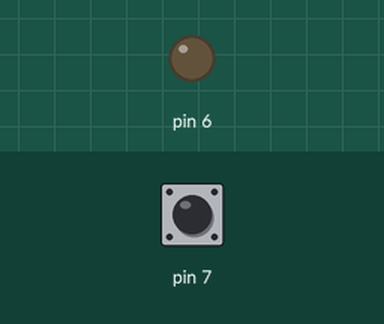
Bench run of a sketch on a simulated Arduino Uno, built with avr-gcc and run on an emulated ATmega328P. On the bench: output pins drawn as LEDs (lit = HIGH). Dashed ring = blinking. The test bench sets the inputs (shaded band); at power-on: pin 7 HIGH.

Above: at 0.9 s.
1.0 s: pin 7 pulsed LOW 5 times (0.12 s each, 0.3 s apart)
At 1.45 s:
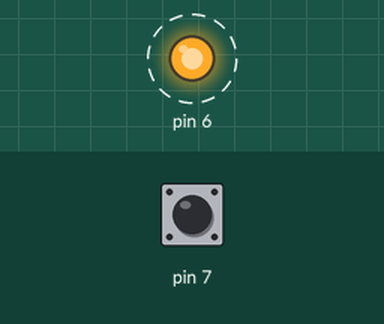
4.0 s: pin 7 driven LOW
At 4.8 s:
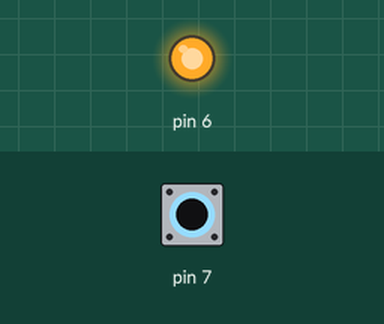
Timing chart, 0 to 7.0 s (numbered marks = the images above; inputs shaded):
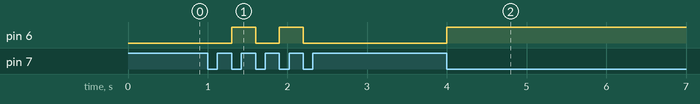

Measured:
- after the input at 1.0 s, pin 6: alternates HIGH for 0.30 s and LOW for 0.30 s, 4 changes in all, then stays LOW, starting after 0.30 s
- after the input at 4.0 s, pin 6: LOW → HIGH at once

The sketch:

2c.ino
```cpp
/*Toggle the LED when the button is pressed (using polling)
i.e. turn the LED on when the button is pressed and released once, the LED should
stay on, then turn the LED off when the button is pressed and released again*/

int main(void)
{
  DDRD = 0b01000000; //bit 6 in port D is an output the rest are inputs
  int wasPressed;
  int ledOn;
  while (1)
  {
    if(wasPressed && !(PIND & 0b10000000)){
      if(ledOn){
         PORTD = 0b00000000; //setting bit 6 in port D to 0
         ledOn = 0;
      }
      else{
         PORTD = 0b01000000; //setting bit 6 in port D to 1
         ledOn = 1;
      }
    }
    wasPressed = PIND & 0b10000000;
    _delay_ms(100);
  }
}
```
